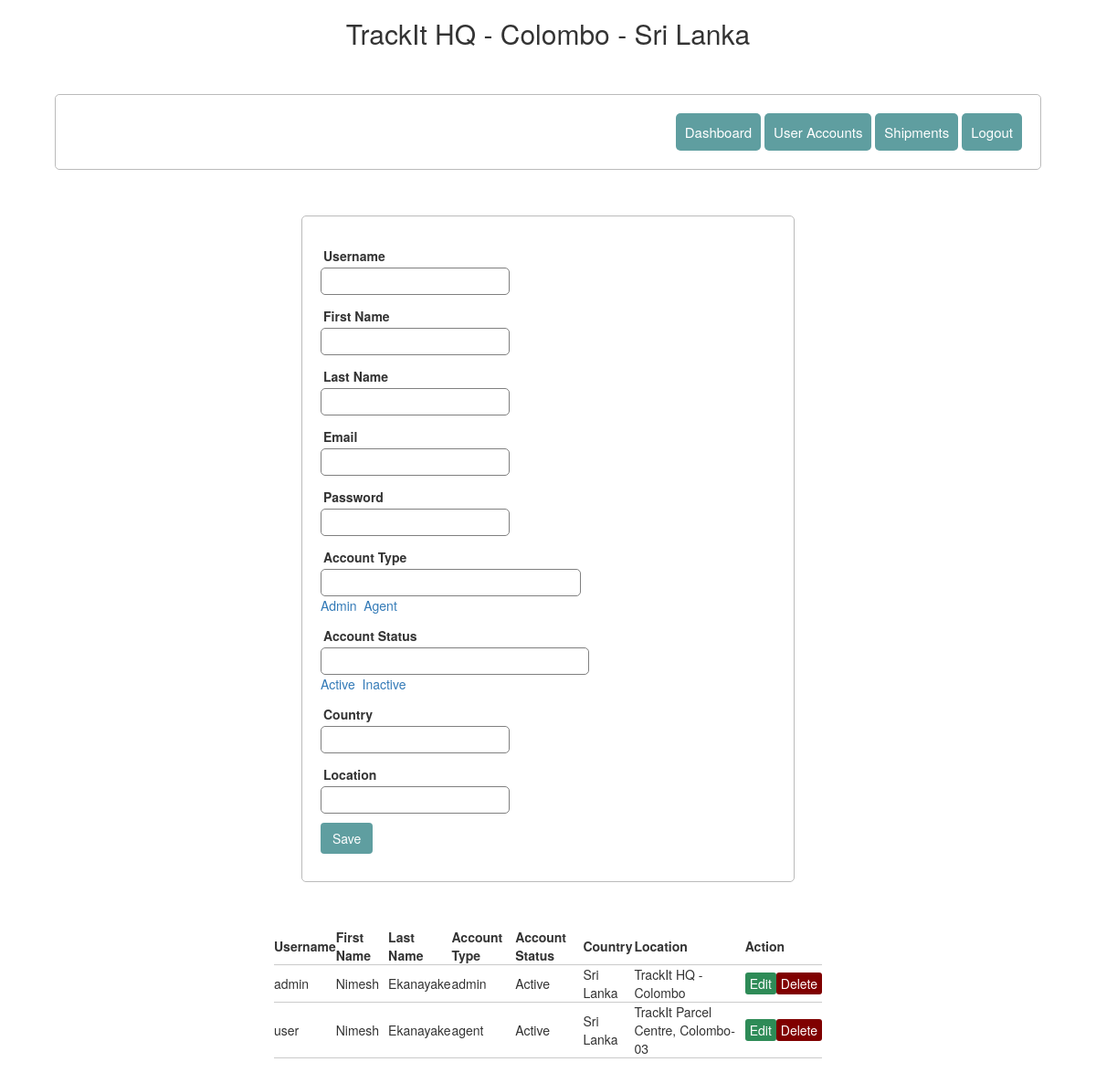
Page /admin/account/user_accounts.php (signed in) on the committed database.
### tables this page shows
CREATE TABLE `tbuser` (
  `uid` int(11) NOT NULL,
  `username` varchar(20) NOT NULL,
  `first_name` varchar(200) NOT NULL,
  `last_name` varchar(200) NOT NULL,
  `email` varchar(200) NOT NULL,
  `password` varchar(100) NOT NULL,
  `acc_type` varchar(50) NOT NULL,
  `acc_status` varchar(20) NOT NULL,
  `country` varchar(100) NOT NULL,
  `location` varchar(100) NOT NULL
);

### admin/account/server.php (called while the page is built, shortened)
<?php
	$username = "";
	$first_name = "";
	$last_name = "";
	$email = "";
	$password = "";
	$acc_status = "";
	$country = "";
	$location = "";
	$update = false;
?>

### admin/account/user_accounts.php (the view, shortened to what this page needs)
<?php
include('server.php');
	$loc = $_SESSION['location'];
	$cntry = $_SESSION['country'];
?>
<!DOCTYPE html>
<html>
<head>
	<link rel="stylesheet" type="text/css" href="style.css">
  	<link rel="stylesheet" href="bootstrap.min2.css" />
</head>
<body>
		<center><h2><?php echo $loc." - ".$cntry; ?></h2></center>
<?php $results = mysqli_query($conn, "SELECT * FROM tbuser"); ?>
<?php require_once 'menu.php'; ?>
<form method="post" action="server.php" >
	<div class="input-group">
		<label>Username</label>
		<input type="text" name="username" value="<?php echo $username; ?>">
	</div>
	<div class="input-group">
		<label>First Name</label>
		<input type="text" name="first_name" value="<?php echo $first_name; ?>">
	</div>
	<div class="input-group">
		<label>Last Name</label>
		<input type="text" name="last_name" value="<?php echo $last_name; ?>">
	</div>
	<div class="input-group">
		<label>Email</label>
		<input type="text" name="email" value="<?php echo $email; ?>">
	</div>
	<div class="input-group">
		<label>Password</label>
		<input type="password" name="password" value="<?php echo $password; ?>">
	</div>
	<div class="input-group">
		<label>Account Type</label>
		<input type="text" name="acc_type" id="acc_type" value="<?php echo $acc_type2; ?>">
		<a href="#" onclick="acc_type_admin('admin')">Admin</a> &nbsp;
		<a href="#" onclick="acc_type_agent('agent')">Agent</a>
	</div>
	<div class="input-group">
		<label>Account Status</label>
		<input type="text" name="acc_status" id="acc_status" value="<?php echo $acc_status; ?>">
		<a href="#" onclick="acc_status_active('Active')">Active</a> &nbsp;
		<a href="#" onclick="acc_status_inactive('Inactive')">Inactive</a>
	</div>
	<div class="input-group">
		<label>Country</label>
		<input type="text" name="country" id="country_search" value="<?php echo $country; ?>">
	</div>
	<div class="input-group">
		<label>Location</label>
		<input type="text" name="location" id="location_search" value="<?php echo $location; ?>">
	</div>
	<div class="input-group">
		<?php if ($update == true): ?>
			<button class="btn" type="submit" name="update" style="background: #556B2F;" >update</button>
		<?php else: ?>
			<button class="btn" type="submit" name="save" >Save</button>
		<?php endif ?>
	</div>
</form>
<table>
	<thead>
		<tr>
			<th>Username</th>
			<th>First Name</th>
			<th>Last Name</th>
			<th>Account Type</th>
			<th>Account Status</th>
			<th>Country</th>
			<th>Location</th>
			<th colspan="2">Action</th>
		</tr>
	</thead>
	<?php while ($row = mysqli_fetch_array($results)) { ?>
		<tr>
			<td><?php echo $row['username']; ?></td>
			<td><?php echo $row['first_name']; ?></td>
			<td><?php echo $row['last_name']; ?></td>
			<td><?php echo $row['acc_type']; ?></td>
			<td><?php echo $row['acc_status']; ?></td>
			<td><?php echo $row['country']; ?></td>
			<td><?php echo $row['location']; ?></td>
			<td>
				<a href="user_accounts.php?edit=<?php echo $row['uid']; ?>" class="edit_btn" >Edit</a>
			</td>
			<td>
				<a href="user_accounts.php?del=<?php echo $row['uid']; ?>" class="del_btn">Delete</a>
			</td>
		</tr>
	<?php } ?>
</table>
</body>
</html>

### admin/account/menu.php (shortened to what this page needs)
<?php
	$acc_type = $_SESSION['acctype'];
?>
<form class="form2" action="menu_func.php" method="post">
	<button class="btn2" type="submit" name="dashboard" value="dashboard">Dashboard</button>
	<?php
		if($acc_type=="admin"){
			echo "<button class=\"btn2\" type=\"submit\" name=\"user_accounts\" value=\"user_accounts\">User Accounts</button>";
		}
	?>
	<button class="btn2" type="submit" name="shipments" value="shipments">Shipments</button>
	<button class="btn2" type="submit" name="logout" value="logout">Logout</button>
</form>

### admin/account/style.css (style rules this page uses)
body { font-size: 19px; }
table { width: 50%; margin: 30px auto; border-collapse: collapse; text-align: left; }
tr { border-bottom: 1px solid #cbcbcb; }
th, td { border: none; height: 30px; padding: 2px; }
form { width: 45%; margin: 50px auto; text-align: left; padding: 20px; border: 1px solid #bbbbbb; border-radius: 5px; }
.form2 { width: 90%; margin: 50px auto; text-align: right; padding: 20px; border: 1px solid #bbbbbb; border-radius: 5px; }
.input-group { margin: 10px 0px 10px 0px; }
.input-group label { display: block; text-align: left; margin: 3px; }
.input-group input { height: 30px; width: 93%; padding: 5px 10px; font-size: 16px; border-radius: 5px; border: 1px solid gray; }
.btn { padding: 10px; font-size: 15px; color: white; background: #5F9EA0; border: none; border-radius: 5px; }
.btn2 { padding: 10px; font-size: 15px; color: white; background: #5F9EA0; border: none; border-radius: 5px; text-align: right; }
.edit_btn { text-decoration: none; padding: 2px 5px; background: #2E8B57; color: white; border-radius: 3px; }
.del_btn { text-decoration: none; padding: 2px 5px; color: white; border-radius: 3px; background: #800000; }

### rows in the picture
tbuser: username "admin", first_name "Nimesh", last_name "Ekanayake", acc_type "admin", acc_status "Active", country "Sri Lanka", location "TrackIt HQ - Colombo"
tbuser: username "user", first_name "Nimesh", last_name "Ekanayake", acc_type "agent", acc_status "Active", country "Sri Lanka", location "TrackIt Parcel Centre, Colombo-03"

### other values in the picture
$loc "TrackIt HQ - Colombo"
$cntry "Sri Lanka"
